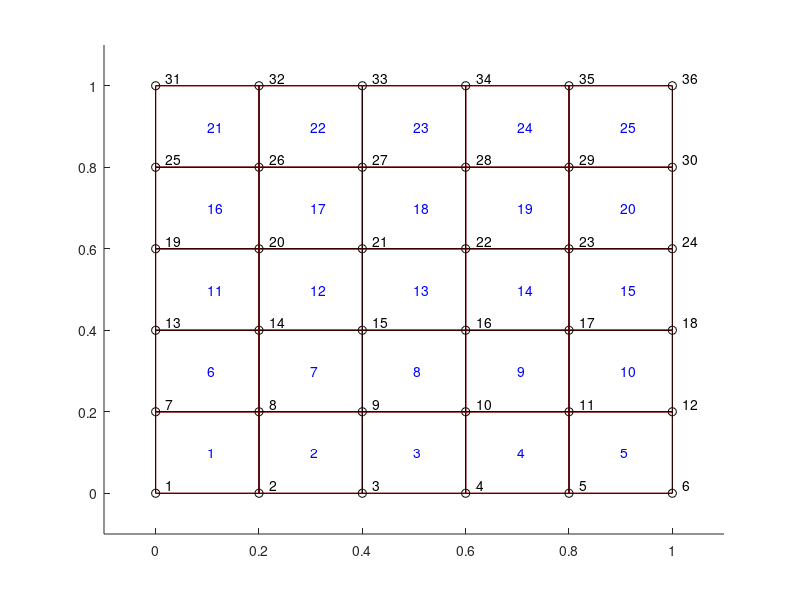

Source code (MATLAB):
%% 2D Diffusion on a Rectangular Plane (Dirichlet Boundaries)
% SOLVE: grad(grad(u(x,y))) = 0
% BCs: u(xmax,y) = sin(y), u(xmin,y) = u(x,ymin) = u(x,ymax) = 0
% First, we define a rectangle [xmin, xmax] by [ymin, ymax] split evenly
% into N even segments along the x-dimension and M even segments along the
% y-dimension.
% REFERENCE: http://www.iue.tuwien.ac.at/phd/orio/node48.html
xmin = 0; xmax = 1;
ymin = 0; ymax = 1;
N = 5;
M = 5;
xvals = linspace(xmin, xmax, N+1);
yvals = linspace(ymin, ymax, M+1);

% Initialize vert_list because it's good practice
verts = zeros((N+1)*(M+1),2);

hold on
for i=1:N+1
    for j = 1:M+1
        % How do we create a list of vertex points?
        verts(i+(N+1)*(j-1),:) = [xvals(i), yvals(j)];
        
        % How do we plot these to check that all went well?
        plot(xvals(i), yvals(j), 'ok');
        xlim([xmin-0.1*(xmax-xmin), 0.1*(xmax-xmin)+xmax]);
        ylim([ymin-0.1*(ymax-ymin), 0.1*(ymax-ymin)+ymax]);
        
        % How do we come up with a numbering scheme for our nodal values?
        text(xvals(i)+0.1*(xmax-xmin)/N, yvals(j)+0.1*(ymax-ymin)/M, sprintf('%d', i+(N+1)*(j-1)));
    end
end

% Now, knowing these vertices, how do we generate a correctly-oriented
% uniform fitted mesh?

%Initialize elements matrix for good practice
elements = zeros(N*M, 4);

for i = 1:N
    for j = 1:M
        
        % global vertex label for local vertex 1
        v1 = i+(N+1)*(j-1);
        
        % global vertex label for local vertex 2
        v2 = i+1+(N+1)*(j-1);
        
        % global vertex label for local vertex 3
        v3 = i+1+(N+1)*j;
        
        % global vertex label for local vertex 4
        v4 = i+(N+1)*j;
        
        % Add global element labels into a list of elements
        elements(i+(j-1)*N,:) = [v1, v2, v3, v4];
    end
end

% Now, how do we ensure that we have assigned the correct references in the
% connectivity/element matrix?
for i = 1:N
    for j = 1:M
        
        % Find the global labels of each of the nodes for a given element
        nodes = elements(i+(j-1)*N,:);
        
        % Find the coordinates of the bounding rectangle of the element
        outline = [verts(nodes(1),:);
                   verts(nodes(2),:);
                   verts(nodes(3),:);
                   verts(nodes(4),:);
                   verts(nodes(1),:)];
               
        % How can we visualize what exactly we are plotting?
        plot(outline(:,1), outline(:,2), '-r')
        pause()
        plot(outline(:,1), outline(:,2), '-k')
        center = [(verts(nodes(1),1)+verts(nodes(2),1))/2,
                  (verts(nodes(3),2)+verts(nodes(1),2))/2];
        text(center(1), center(2), sprintf('%d', i+(j-1)*N), 'color', 'b')
    end
end